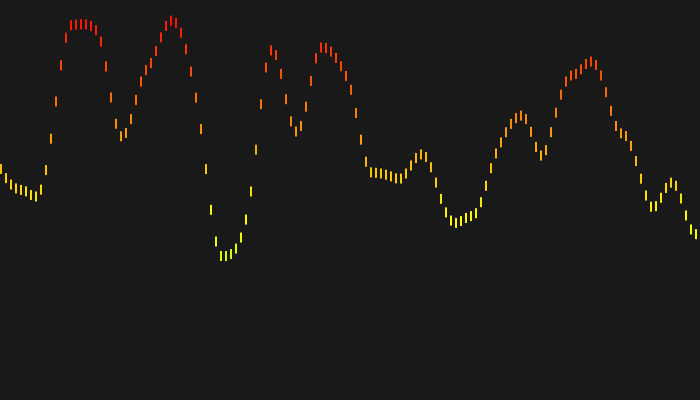
Frame 1 (no input)
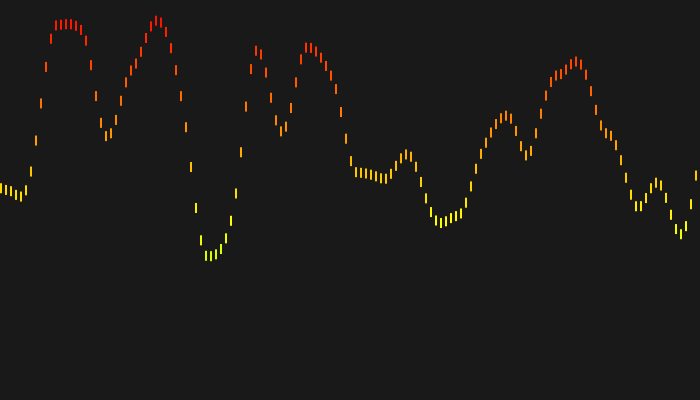
Frame 60 (the mouse pressed at the canvas centre just before this capture)
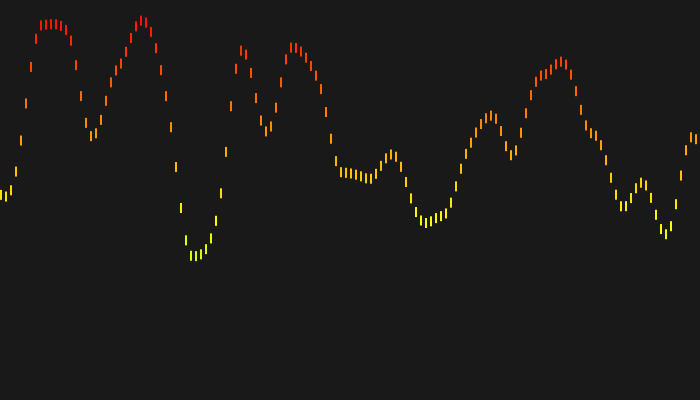
Frame 120 (the mouse held since frame 60 and released just before this capture)

The Processing sketch that drew these frames (run headless with seeded random() and noise(); from frame 60 on, the mouse is pressed at the canvas centre):

// Processing sketch: N03_perlin_waves
// ── N03_perlin_waves.pde
float startVal = random(0, 1000);
float inc = 0.1;
float hueMax = 30;

void setup() {
  size(700, 400);
  colorMode(HSB, 100);
  noStroke();
  noiseDetail(2);
}

void draw() {
  background(10);

  float value = startVal;

  for (int x = 0; x <= width; x += 5) {
    float y = noise(value) * height - 10;

    fill(map(y, 0, height - 10, 0, hueMax), 100, 100);
    rect(x, y, 2, 10);
    value += inc;
  }

  println(noise(value));

  startVal += 0.005;
}
